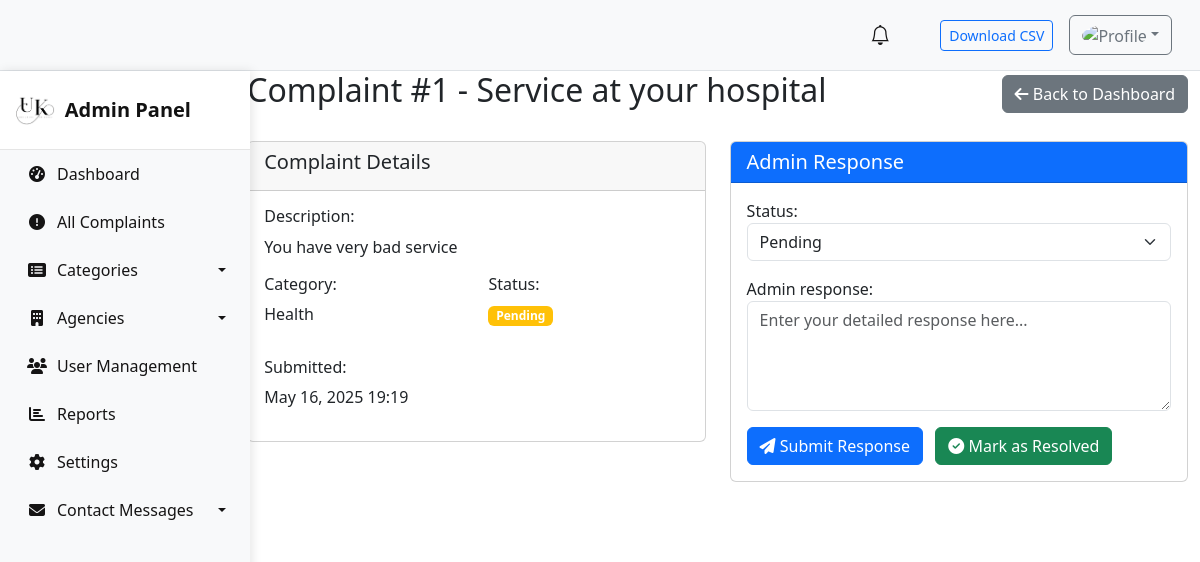
The page /complaints/1/ on the database as committed earlier.
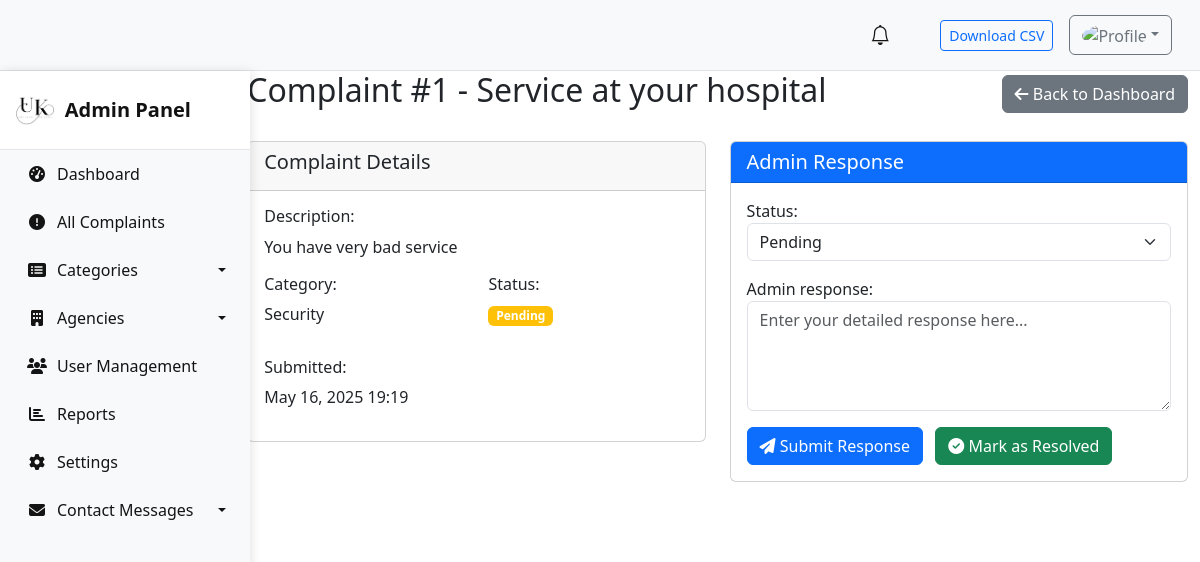
The same page on the database as committed later.
### compliants/models.py (models this page shows, shortened)
class Complaint(models.Model):
    CATEGORY_CHOICES = [
        ('health', 'Health'),
        ('infrastructure', 'Infrastructure'),
        ('security', 'Security'),
    ]
    STATUS_CHOICES = [
        ('pending', 'Pending'),
        ('in_progress', 'In Progress'),
        ('resolved', 'Resolved'),
        ('rejected', 'Rejected'),
    ]
    citizen = models.ForeignKey(User, on_delete=models.CASCADE, related_name='complaints')
    title = models.CharField(max_length=200)
    description = models.TextField()
    category = models.ForeignKey(Category, on_delete=models.SET_NULL, null=True)
    status = models.CharField(max_length=20, choices=STATUS_CHOICES, default='pending')
    agency = models.ForeignKey('Agency', null=True, blank=True, on_delete=models.SET_NULL)
    document = models.FileField(
        upload_to='media/',
        null=True,
        blank=True,
        validators=[FileExtensionValidator(allowed_extensions=['pdf', 'jpg', 'jpeg', 'png'])]
    )
    created_at = models.DateTimeField(auto_now_add=True)
    updated_at = models.DateTimeField(auto_now=True)
    admin_response = models.TextField(null=True, blank=True)
    resolved_at = models.DateTimeField(blank=True, null=True)

class Category(models.Model):
    name = models.CharField(max_length=100)

### compliants/views.py (the view)
# urls.py: path('complaints/<int:pk>/', complaint_detail, name='complaint_detail'),
def complaint_detail(request, pk):
    complaint = get_object_or_404(Complaint, pk=pk)
    if request.method == 'POST':
        form = ComplaintResponseForm(request.POST, instance=complaint)
        if form.is_valid():
            complaint = form.save()
            if complaint.status == 'resolved' and complaint.admin_response:
                send_resolution_email(complaint)
            messages.success(request, 'Response submitted successfully!')
            return redirect('admin_dashboard')
    else:
        form = ComplaintResponseForm(instance=complaint)
    context = {
        'complaint': complaint,
        'form': form
    }
    return render(request, 'complaints/detail.html', context)

### compliants/forms.py
class ComplaintResponseForm(forms.ModelForm):
    class Meta:
        model = Complaint
        fields = ['status', 'admin_response']
        widgets = {
            'admin_response': forms.Textarea(attrs={
                'rows': 4,
                'class': 'form-control',
                'placeholder': 'Enter your detailed response here...'
            }),
            'status': forms.Select(attrs={'class': 'form-select'})
        }

### compliants/templates/complaints/detail.html (shortened to what this page needs)
{% extends 'base.html' %}
{% block content %}
<div class="container-fluid">
    <div class="ms-auto" style="width: 80%;">
        <div class="d-flex justify-content-between align-items-center mb-4">
            <h2>Complaint #{{ complaint.id }} - {{ complaint.title }}</h2>
            <a href="{% url 'admin_dashboard' %}" class="btn btn-secondary">
                <i class="fas fa-arrow-left"></i> Back to Dashboard
            </a>
        </div>
        <div class="row">
            <div class="col-md-6">
                <div class="card mb-4">
                    <div class="card-header">
                        <h5>Complaint Details</h5>
                    </div>
                    <div class="card-body">
                        <div class="mb-3">
                            <h6>Description:</h6>
                            <p>{{ complaint.description }}</p>
                        </div>
                        <div class="row mb-3">
                            <div class="col-md-6">
                                <h6>Category:</h6>
                                <p>{{ complaint.category.name }}</p>
                            </div>
                            <div class="col-md-6">
                                <h6>Status:</h6>
                                <span class="badge
                                    {% if complaint.status == 'resolved' %}bg-success
                                    {% elif complaint.status == 'pending' %}bg-warning
                                    {% else %}bg-secondary{% endif %}">
                                    {{ complaint.get_status_display }}
                                </span>
                            </div>
                        </div>
                        <div class="row">
                            <div class="col-md-6">
                                <h6>Submitted:</h6>
                                <p>{{ complaint.created_at|date:"M d, Y H:i" }}</p>
                            </div>
                        </div>
                    </div>
                </div>
            </div>
            <div class="col-md-6">
                <div class="card">
                    <div class="card-header bg-primary text-white">
                        <h5 class="mb-0">Admin Response</h5>
                    </div>
                    <div class="card-body">
                        <form method="post">
                            <div class="mb-3">
                                {{ form.status.label_tag }}
                                {{ form.status }}
                            </div>
                            <div class="mb-3">
                                {{ form.admin_response.label_tag }}
                                {{ form.admin_response }}
                            </div>
                            <button type="submit" class="btn btn-primary">
                                <i class="fas fa-paper-plane"></i> Submit Response
                            </button>
                            {% if complaint.status != 'resolved' %}
                            <button type="submit" name="mark_resolved" class="btn btn-success ms-2">
                                <i class="fas fa-check-circle"></i> Mark as Resolved
                            </button>
                            {% endif %}
                        </form>
                    </div>
                </div>
            </div>
        </div>
    </div>
</div>
{% endblock %}

Rows that differ between the two databases and show on the page:
changed Complaint "Service at your hospital": category.name "Health" → "Security"
